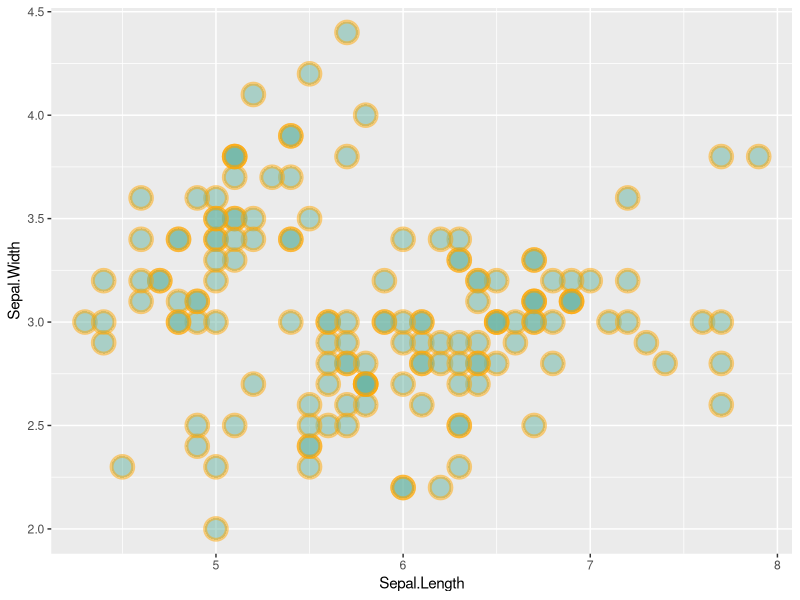

Write the R code that produced this figure.
## ---- chunk 1
# library
library(ggplot2)
 
# Iris dataset is natively provided by R
#head(iris)
 
# use options!
ggplot(iris, aes(x=Sepal.Length, y=Sepal.Width)) + 
    geom_point(
        color="orange",
        fill="#69b3a2",
        shape=21,
        alpha=0.5,
        size=6,
        stroke = 2
        )
